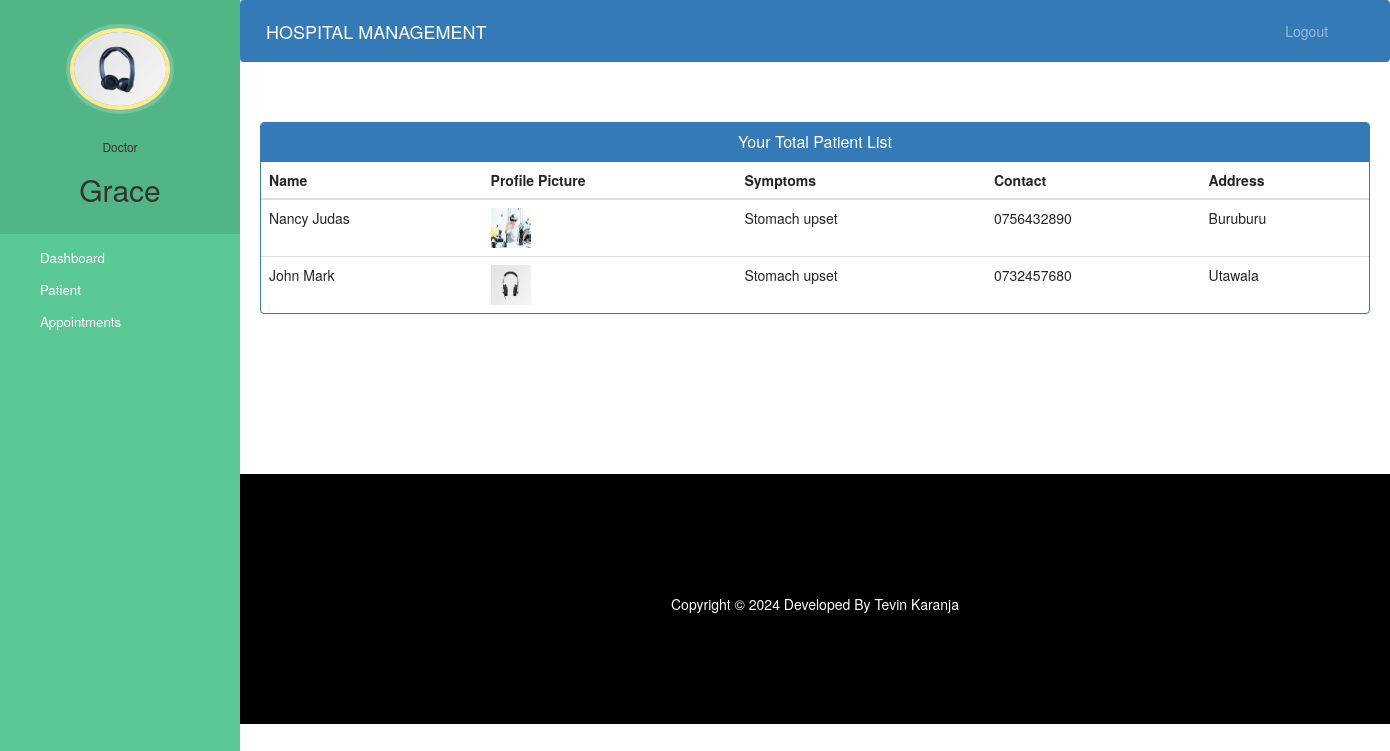
Page /doctor-view-patient (signed in) on the earlier database version.
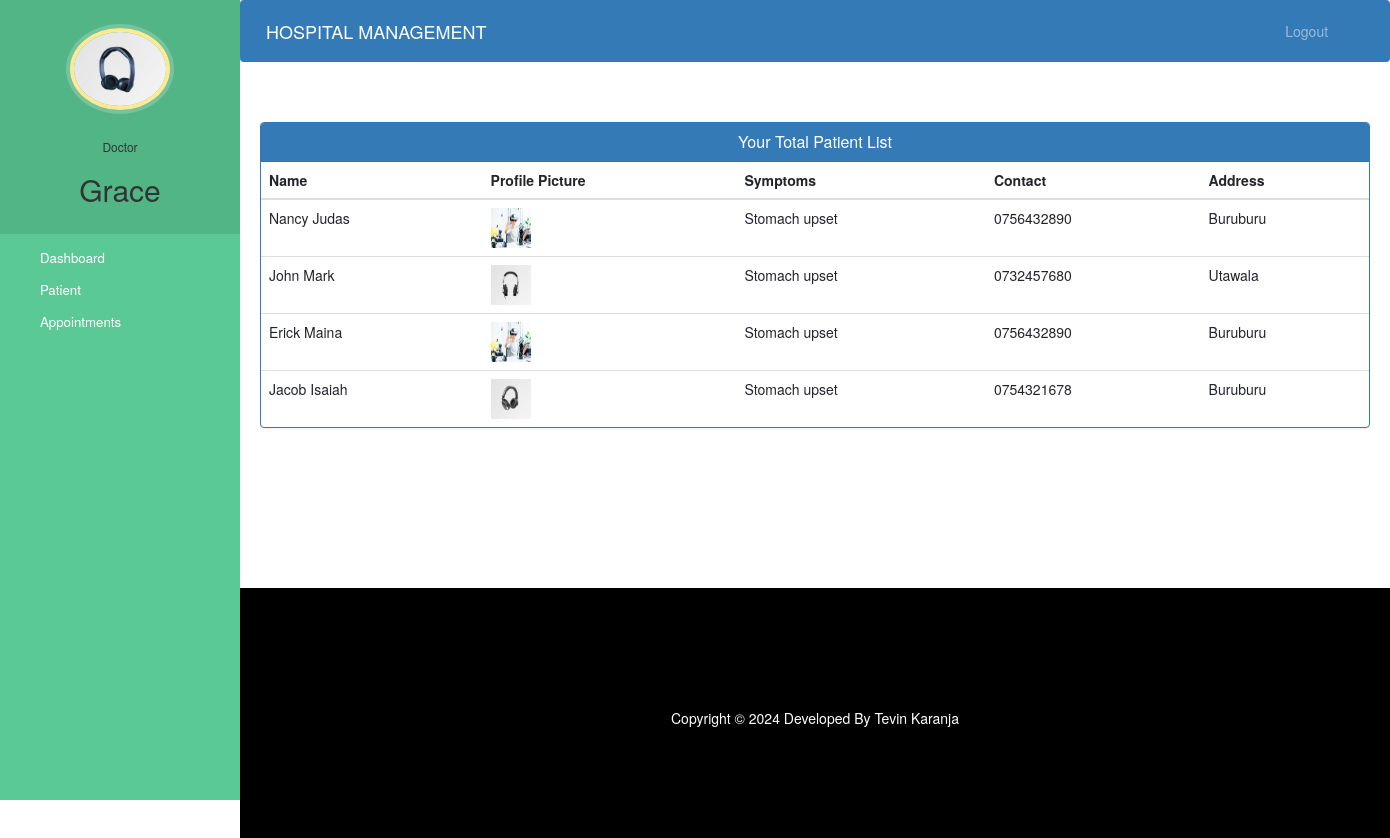
Same page on the later database version.
### hospital/models.py (models this page shows, shortened)
class Patient(models.Model):
    user=models.OneToOneField(User,on_delete=models.CASCADE)
    profile_pic= models.ImageField(upload_to='profile_pic/PatientProfilePic/',null=True,blank=True)
    address = models.CharField(max_length=40)
    mobile = models.CharField(max_length=20,null=False)
    symptoms = models.CharField(max_length=100,null=False)
    assignedDoctorId = models.PositiveIntegerField(null=True)
    admitDate=models.DateField(auto_now=True)
    status=models.BooleanField(default=False)
    @property
    def get_name(self):
        return self.user.first_name+" "+self.user.last_name

### hospital/views.py (the view)
# urls.py: path('doctor-view-patient', views.doctor_view_patient_view,name='doctor-view-patient'),
@login_required(login_url='doctorlogin')
@user_passes_test(is_doctor)
def doctor_view_patient_view(request):
    patients=models.Patient.objects.all().filter(status=True,assignedDoctorId=request.user.id)
    doctor=models.Doctor.objects.get(user_id=request.user.id) #for profile picture of doctor in sidebar
    return render(request,'hospital/doctor_view_patient.html',{'patients':patients,'doctor':doctor})

### hospital/views.py (called while the page is built)
def is_doctor(user):
    return user.groups.filter(name='DOCTOR').exists()

### templates/hospital/doctor_view_patient.html (shortened to what this page needs)
{% extends 'hospital/doctor_base.html' %}
{% block content %}
{%load static%}
<head>
  <link href="//netdna.bootstrapcdn.com/bootstrap/3.0.0/css/bootstrap.min.css" rel="stylesheet" id="bootstrap-css">
</head>
<div class="container">
  <div class="panel panel-primary">
    <div class="panel-heading">
      <h6 class="panel-title">Your Total Patient List</h6>
    </div>
    <table class="table table-hover" id="dev-table">
      <thead>
        <tr>
          <th>Name</th>
          <th>Profile Picture</th>
          <th>Symptoms</th>
          <th>Contact</th>
          <th>Address</th>
        </tr>
      </thead>
      {% for p in patients %}
      <tr>
        <td> {{p.get_name}}</td>
        <td> <img src="{% static p.profile_pic.url %}" alt="Profile Pic" height="40px" width="40px" /></td>
        <td>{{p.symptoms}}</td>
        <td>{{p.mobile}}</td>
        <td>{{p.address}}</td>
      </tr>
      {% endfor %}
    </table>
  </div>
</div>
{% endblock content %}

Differences in the rows shown:
added Patient: get_name "Erick Maina", profile_pic (picture), symptoms "Stomach upset", mobile "0756432890", address "Buruburu"
added Patient: get_name "Jacob Isaiah", profile_pic (picture), symptoms "Stomach upset", mobile "0754321678", address "Buruburu"
